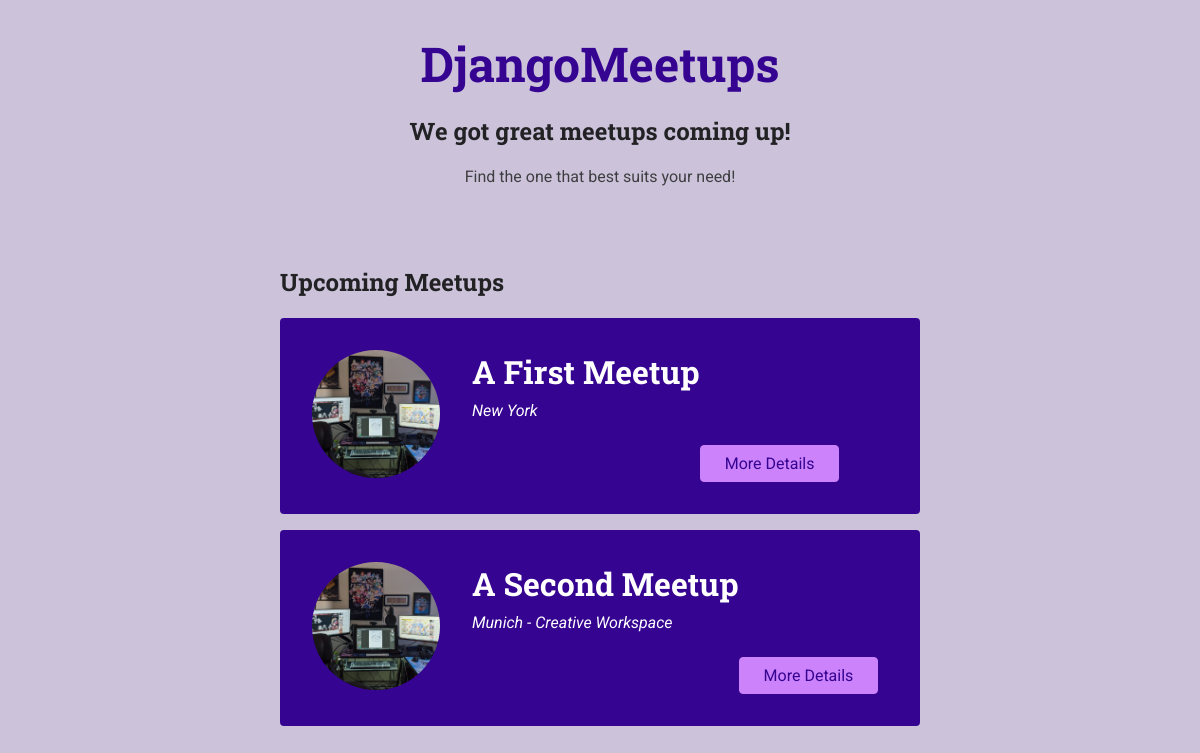
The app's page /meetups/ with its own data.
### meetups/models.py (models this page shows, shortened)
class Meetup(models.Model):
    title = models.CharField(max_length=200)
    organizer_email = models.EmailField()
    date = models.DateField()
    slug = models.SlugField(unique=True)
    description = models.TextField()
    image = models.ImageField(upload_to="images")
    location = models.ForeignKey(Location, on_delete=models.CASCADE)
    participants = models.ManyToManyField(Participant, blank=True, null=True)

class Location(models.Model):
    name = models.CharField(max_length=200)
    address = models.CharField(max_length=300)
    def __str__(self):
        return f'{self.name}'

### meetups/views.py (the view)
# urls.py: path('meetups/', views.index, name='all-meetups'),
def index(request):
    meetups = Meetup.objects.all()
    return render(request, 'meetups/index.html', {
        'meetups': meetups
    })

### meetups/templates/meetups/index.html (shortened to what this page needs)
<!doctype html>
{% extends 'meetups/base/base.html' %}
{% load static %}
{% block site_css %}
<link rel="stylesheet" href="{% static 'meetups/styles/all-meetups.css' %}">
{% endblock %}
{% block main_heading %} We got great meetups coming up! {% endblock %}
{% block header_content %} Find the one that best suits your need! {% endblock %}
{% block body %}
<section>
    <h2>Upcoming Meetups</h2>
    <ol>
        {% for meetup_item in meetups %}
        {% include 'meetups/includes/meetup-item.html' with title=meetup_item.title image=meetup_item.image.url location=meetup_item.location slug=meetup_item.slug %}
        {% endfor %}
    </ol>
</section>
{% endblock %}

### meetups/templates/meetups/includes/meetup-item.html
<li class="meetup-item">
    <article>
        <div class="meetup-summary">
            <div class="meetup-image">
                <img src="{{ image }}" alt="{{ title }}">
            </div>
            <div class="meetup-details">
                <h3>{{title}}</h3>
                <address>{{location}}</address>
            </div>
            <div class="meetup-actions">
                <a href="{% url 'meetup-detail' slug %}" class="btn">More Details</a>
            </div>
        </div>
    </article>
</li>

### meetups/static/meetups/styles/base.css (style rules this page uses)
* { box-sizing: border-box; }
body { font-family: 'Roboto', sans-serif; margin: 0; background-color: #ccc3db; color: #3e3e41; }
h1, h2, h3 { font-family: 'Roboto Slab', sans-serif; color: #222224; }
button, .btn { cursor: pointer; font: inherit; padding: 0.5rem 1.5rem; background-color: #350490; border: 1px solid #350490; color: white; border-radius: 4px; text-decoration: none; }

### meetups/static/meetups/styles/all-meetups.css (style rules this page uses)
section { max-width: 40rem; margin: 3rem auto; }
ol { list-style: none; margin: 0; padding: 0; }
.meetup-item { margin: 1rem 0; background-color: #350490; padding: 2rem; color: white; border-radius: 4px; }
.meetup-summary { display: flex; align-items: flex-start; }
.meetup-image { margin-right: 2rem; }
.meetup-image img { width: 8rem; height: 8rem; object-fit: cover; border-radius: 50%; }
.meetup-details h3 { color: inherit; margin-top: 0; margin-bottom: 0.5rem; font-size: 2rem; }
.meetup-details address { font-style: italic; }
.meetup-actions { text-align: right; display: flex; align-self: flex-end; }
.meetup-actions .btn { background-color: #cb82fb; border-color: #cb82fb; color: #350490; }

### records on screen
Meetup: title "A First Meetup"
Location: name "New York"
Meetup: title "A Second Meetup"
Location: name "Munich - Creative Workspace"
